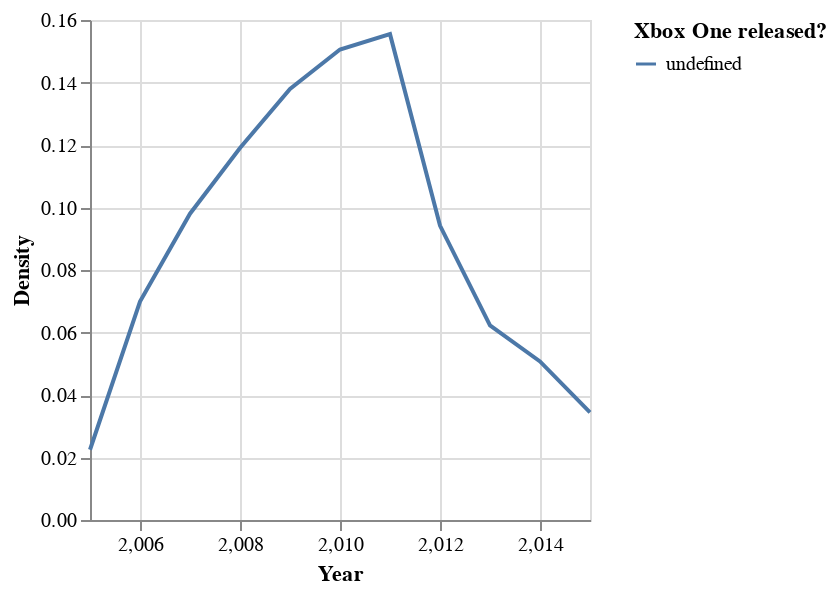

Notebook code cell kept with this figure:
### Code cell
"""
Competitive pairings:
PS2 (console released 2000) vs. Xbone (console released 2001)
PS3 (console released 2006) vs. X360 (console released 2005)

Include Nintendo as a combination?

Hmmm seeing a new console's release and how it may influence
the sales of games of its predecessor's could also be interesting
aside from comparing consoles from different companies...

Here I try to get a base plot of comparing sales of titles
of X360 pre and post XONE

"""
data_plot3 =  vg_sales[(vg_sales.Platform == 'X360')] #new df, don't think we need to group by 2 variables for this one but filtered for X360
compare = alt.Chart(data_plot3).transform_bin(
    'Year', # name to give binned variable
    field = 'Year', # variable to bin
    bin = alt.Bin(step = 1) # binning parameters
).transform_calculate(
    Density = 'datum.Count/(118*1)', # divide counts by sample size x binwidth
    post_xone = 'datum.Year >= 2013'
).transform_density(
    density = 'Year', # variable to smooth
    as_ = ['Year', 'Density'], # names of outputs
    bandwidth = 0.0, # how smooth?
    extent = [2005, 2015], # domain on which the smooth is defined
    steps = 10 # for plotting: number of points to generate for plotting line
).properties(
     width = 250,
     height = 250
).mark_line().encode(
    x = 'Year', 
    y = alt.Y('Density:Q'),
    color = alt.Color('post_xone:N', title = 'Xbox One released?')
)
compare
#data_plot3

# Troubleshooting stuff
#temp = vg_sales[(vg_sales.Rank <= 1000)]
#temp.Platform.unique()

#vg_sales[vg_sales.Rank == 1] #82.74 million
#vg_sales[vg_sales.Rank == 1000] #1.76 million

#vg_sales_mod3[vg_sales_mod3.Year == 2006]
#vg_sales_mod3[vg_sales_mod3.Year == '2006'].count() #this gives different result from the one above

#vg_sales_mod3.loc[:,'Year'] = pd.to_numeric(vg_sales_mod3.loc[:,'Year']) #Converting Year to numeric
#vg_sales_mod3[vg_sales_mod3.Year == 2006].count()


#vg_sales_mod3
#vg_sales_mod3[vg_sales_mod3.Year == 2006]
#temp = vg_sales_mod3[(vg_sales_mod3.Platform == 'Wii') & (vg_sales_mod3.Year <= 2010)]
#vg_sales_mod3
#temp.Year.min()

### Figure 1 — Vega-Lite specification as saved in the notebook (floating-point values rounded to 4 significant figures; data arrays with more than 128 entries replaced by an {"elided": "..."} marker saying what was removed)
{"config": {"view": {"continuousWidth": 400, "continuousHeight": 300}}, "data": {"name": "data-0bd7a2fd43c4303bb6da2c41b8586886"}, "mark": "line", "encoding": {"color": {"type": "nominal", "field": "post_xone", "title": "Xbox One released?"}, "x": {"type": "quantitative", "field": "Year"}, "y": {"type": "quantitative", "field": "Density"}}, "height": 250, "transform": [{"bin": {"step": 1}, "field": "Year", "as": "Year"}, {"calculate": "datum.Count/(118*1)", "as": "Density"}, {"calculate": "datum.Year >= 2013", "as": "post_xone"}, {"density": "Year", "bandwidth": 0.0, "extent": [2005, 2015], "steps": 10, "as": ["Year", "Density"]}], "width": 250, "$schema": "https://vega.github.io/schema/vega-lite/v4.0.2.json", "datasets": {"data-0bd7a2fd43c4303bb6da2c41b8586886": {"elided": "1264 records"}}}
